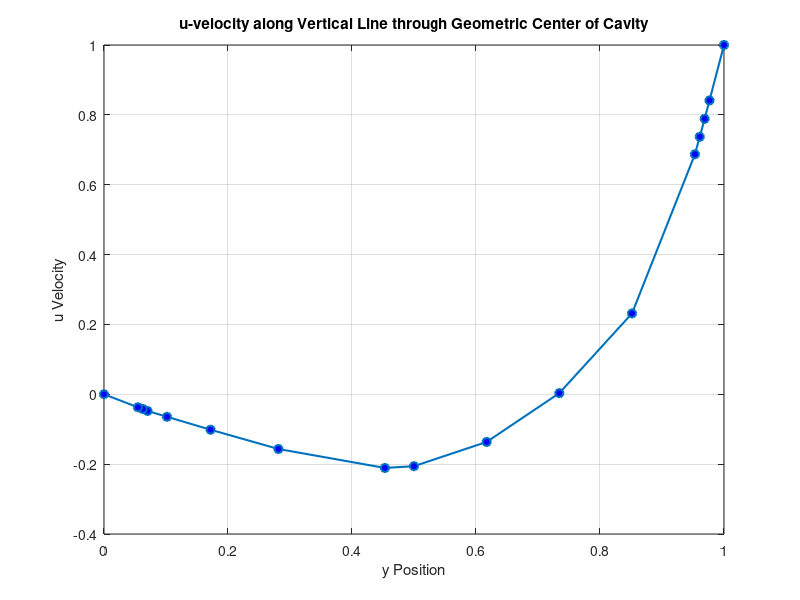

Write MATLAB code to recreate this figure.
% Define data
y_position = [1.0000, 0.9766, 0.9688, 0.9609, 0.9531, 0.8516, 0.7344, 0.6172, 0.5, 0.4531, 0.2813, 0.1719, 0.1016, 0.0703, 0.0625, 0.0547, 0];
u_velocity_Re100 = [1.0000, 0.84123, 0.78871, 0.73722, 0.68717, 0.23151, 0.00332, -0.13641, -0.20581, -0.21090, -0.15662, ...
    -0.1015, -0.06434, -0.04775, -0.04192, -0.03717, 0]; % Match length with y_position

% Plot
figure;
plot(y_position, u_velocity_Re100, '-o', 'LineWidth', 1.5, 'MarkerSize', 6, 'MarkerFaceColor', 'blue');
grid on;
xlabel('y Position');
ylabel('u Velocity');
title('u-velocity along Vertical Line through Geometric Center of Cavity');


